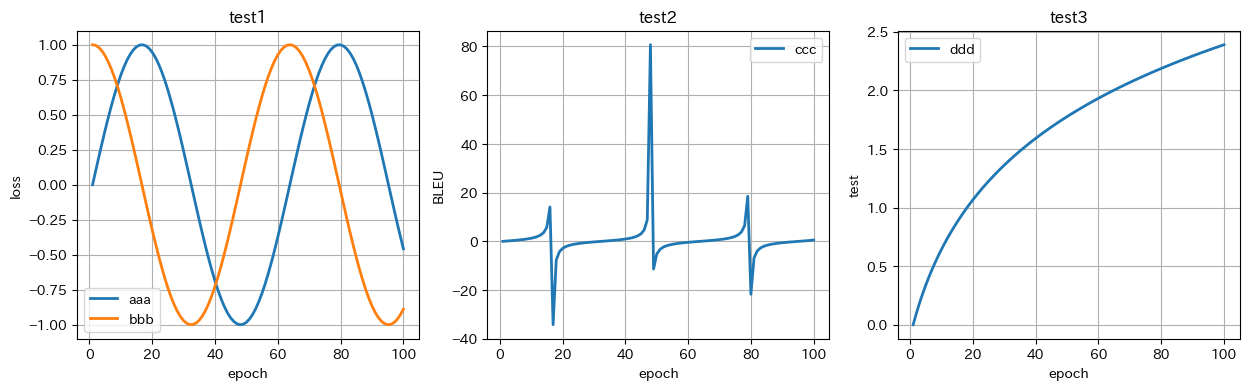

This figure's Python source:
from savefig import SaveFig
import math

f = SaveFig()
f.addColumn('test1', xlabel='epoch', ylabel='loss')
f.addColumn('test2', xlabel='epoch', ylabel='BLEU')
f.addColumn('test3', xlabel='epoch', ylabel='test')


for i in range(100):
    f.addData('test1', 'aaa', math.sin(i/10))
    f.addData('test1', 'bbb', math.cos(i/10))
    f.addData('test2', 'ccc', math.tan(i/10))
    f.addData('test3', 'ddd', math.log1p(i/10))

f.savetoFile('test.png', figsize=(15, 4))